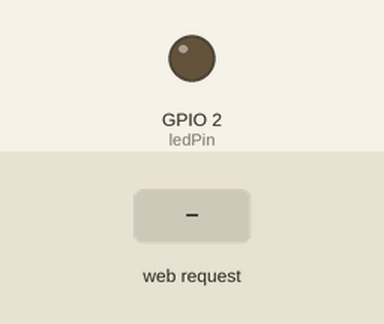
Simulated run of this program. Board: ESP32. Parts: output pins drawn as LEDs (lit = HIGH). The inputs (shaded band) are chosen by the test bench. WiFi joins after 1.5 s; servers stay silent unless stated; what the program prints to the serial monitor is not drawn.

Above: at 3.2 s.
3.3 s: HTTP request GET /on received
At 3.8 s:
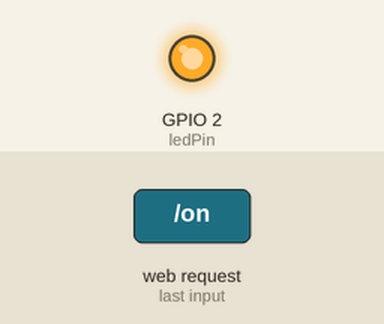
4.8 s: HTTP request GET /off received
At 6.1 s:
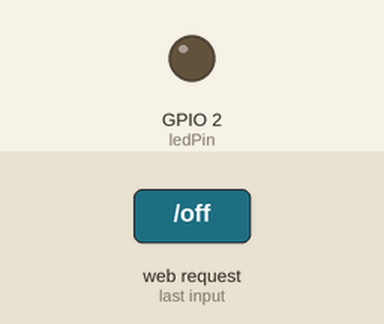
Timing chart, 0 to 7.8 s (numbered marks = the images above; inputs shaded):
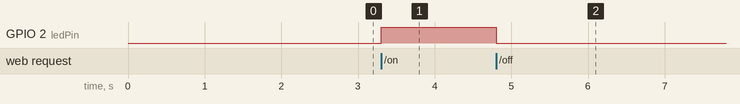

The program:

main.cpp
```cpp
#include <Arduino.h>
#include "WiFi.h"
#include "ESPAsyncWebServer.h"
#include "SPIFFS.h"

// Replace with your network credentials
const char* ssid = "E308";
const char* password = "98806829";


// Set LED GPIO
const int ledPin = 2;
// Stores LED state
String ledState;

// Create AsyncWebServer object on port 80
AsyncWebServer server(80);


// Replaces placeholder with LED state value
String processor(const String& var){
  Serial.println(var);
  if(var == "STATE"){
    if(digitalRead(ledPin)){
      ledState = "ON";
    }
    else{
      ledState = "OFF";
    }
    Serial.print(ledState);
    return ledState;
  }
  return String();
}

void setup(){
  // Serial port for debugging purposes
  Serial.begin(115200);
  pinMode(ledPin, OUTPUT);


  // Connect to Wi-Fi
  WiFi.begin(ssid, password);
  while (WiFi.status() != WL_CONNECTED) {
    delay(1000);
    Serial.println("Connecting to WiFi..");
  }

  // Print ESP32 Local IP Address
  Serial.println(WiFi.localIP());

  // Route for root / web page
  server.on("/", HTTP_GET, [](AsyncWebServerRequest *request){
    request->send(SPIFFS, "/index.html", String(), false, processor);
  });

  // Route to load style.css file
  server.on("/style.css", HTTP_GET, [](AsyncWebServerRequest *request){
    request->send(SPIFFS, "/style.css", "text/css");
  });

  // Route to set GPIO to HIGH
  server.on("/on", HTTP_GET, [](AsyncWebServerRequest *request){
    digitalWrite(ledPin, HIGH);
    request->send(SPIFFS, "/index.html", String(), false, processor);
  });

  // Route to set GPIO to LOW
  server.on("/off", HTTP_GET, [](AsyncWebServerRequest *request){
    digitalWrite(ledPin, LOW);
    request->send(SPIFFS, "/index.html", String(), false, processor);
  });

  // Start server
  server.begin();
}

void loop(){

}
```

Measured:
- after the input at 3.3 s, GPIO 2 (ledPin): LOW → HIGH at once
- after the input at 4.8 s, GPIO 2 (ledPin): HIGH → LOW at once
